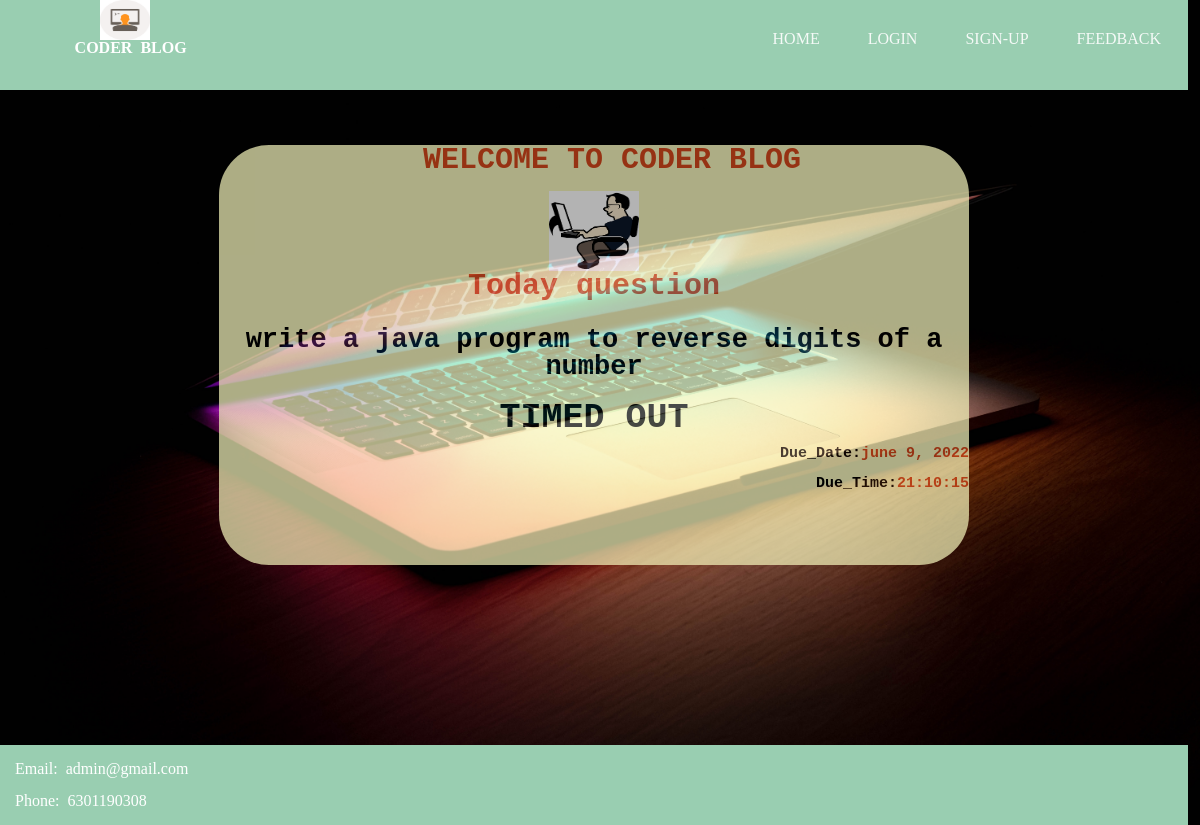
The page / on the database its author committed.
### tables this page shows
CREATE TABLE `post_question` (
  `qno` int(11) NOT NULL,
  `start_date` varchar(15) NOT NULL,
  `start_time` varchar(15) NOT NULL,
  `due_date` varchar(30) NOT NULL,
  `due_time` varchar(15) NOT NULL,
  `question` text NOT NULL,
  `status` int(11) NOT NULL DEFAULT 1,
  `trend` int(11) NOT NULL DEFAULT 1
);

### index.php (the view, shortened to what this page needs)
<?php
	include "connection.php";
?>
<html>
<head>
	<link rel="stylesheet" type="text/css" href="style.css">
	<link rel="stylesheet" href="https://cdnjs.cloudflare.com/ajax/libs/font-awesome/4.7.0/css/font-awesome.min.css">
</head>
<body>
	<div class="wrapper">
		<header>
			<div class="logo">
				<?php
				 echo "<img src='images/pp3.png' width=50 height=40>";
				 ?>
				<h1>CODER&nbsp;&nbsp;BLOG</h1>
			</div>
			<?php
				if(isset($_SESSION['login_user']))
				{
			?>
				<nav>
					<ul>
						<li><a  href="index.php">HOME</a></li>
						<li><a href="logout.php">LOGOUT</a></li>
						<li><a>COMMENTS</a></li>
					</ul>
				</nav>
			<?php
			}
			else{
			?>
				<nav>
					<ul>
						<li><a href="index.php">HOME</a></li>
						<li><a href="login.php">LOGIN</a></li>
						<li><a href="signup.php">SIGN-UP</a></li>
						<li><a href="feedback.php">FEEDBACK</a></li>
					</ul>
				</nav>
			<?php
			}
			?>
		</header>
		<section>
			<div class="index_image">
				<br><br>
				<div class="box">
					<center>
					<h1>&nbsp;&nbsp;WELCOME TO CODER BLOG</h1><br>
					</center>
					<div style="text-align: center;"> <img src='images/ind_logo.png' width=90 height=80></div>
					<h1>Today question</h1><br>
					<h2>
						<?php
							$sql="SELECT * FROM post_question WHERE trend=1;";
							$res=mysqli_query($db,$sql);
							if($res!=false){
									$row=mysqli_fetch_assoc($res);
									echo $row['question'];
									?>
									<p id="demo">TIMER</p>
								</h2>
									<h3>
										<span style="color:black">Due_Date:</span><?php echo $row['due_date']."<br>"."<br>";?>
										<span style="color:black">Due_Time:</span><?php echo $row['due_time'];?>
									</h3>
									<?php
							}
						?>
				</div>
			</div>
		</section>
		<footer>
		<div class="details"><br>
			Email:&nbsp;&nbsp;admin@gmail.com<br><br>
			Phone:&nbsp;&nbsp;6301190308
		</div>
	</footer>
	</div>
</body>
</html>

### style.css (style rules this page uses)
html, body, div, span, object, iframe, h1, h2, h3, h4, h5, h6, p, blockquote, pre, abbr, address, cite, code, del, dfn, em, img, ins, kbd, q, samp, small, strong, sub, sup, var, b, i, dl, dt, dd, ol, ul, li, fieldset, form, label, legend, table, caption, tbody, tfoot, thead, tr, th, td, article, aside, canvas, details, figcaption, figure, footer, header, hgroup, menu, nav, section, summary, time, mark, audio, video { margin:0; padding:0; border:0; outline:0; font-size:100%; vertical-align:baseline; background:transparent; }
body { line-height:1; }
article,aside,details,figcaption,figure, footer,header,hgroup,menu,nav,section { display:block; }
nav ul { list-style:none; }
a { margin:0; padding:0; font-size:100%; vertical-align:baseline; background:transparent; }
li a { color:white; text-decoration:none; }
.logo { padding-left:20px; float:left; }
.logo img { padding-left:80px; }
section .index_image { height:400px; margin-top:0px; }

### index.php (style rules this page uses)
nav { float:right; word-spacing: 30px; padding:20px; }
nav li { display:inline-block; line-height: 38px; }
.logo h1 { color:white; margin-left:42%; }
.index_image .box h1 { color:#d6481c; text-align:center; font-size:30px; }
.index_image .box h3 { color:#d6481c; text-align:right; margin-top: -50px; font-size:15px; margin-top: 10px; margin-right: :10px; }
section { font-family: courier,arial; background-attachment: fixed; background-position: absolute; background-size: cover; }
.index_image .box { height:420px; width:750px; background-color:#f7f7bd; margin:23px auto; opacity:0.7; border-radius: 50px; }
h2 { text-align: center; margin-top:10px; color:black; font-size:27px; }
#demo { text-align: center; font-size: 35px; margin-top: 20px; }
.wrapper { height:580px; width:100%; }
header { height:90px; width:100%; background-color:#99ceb1; }
section { height:410px; width:100%; }
footer { height:80px; width:100%; background-color:#99ceb1; }
body { width:99%; height:auto; }
.details { color:white; margin-top: 245px; margin-left:15px; }
a { background-color:#99ceb1; opacity:0.9; padding: 0px 7px; text-align:center; color:black; text-decoration:none; display:inline-block; }
body { background-image:url('images/mbg1.jpg'); background-repeat:no-repeat; background-size: cover; }

### rows shown on the page
post_question: question "write a java program to reverse digits of a number", due_date "june 9, 2022", due_time "21:10:15"
